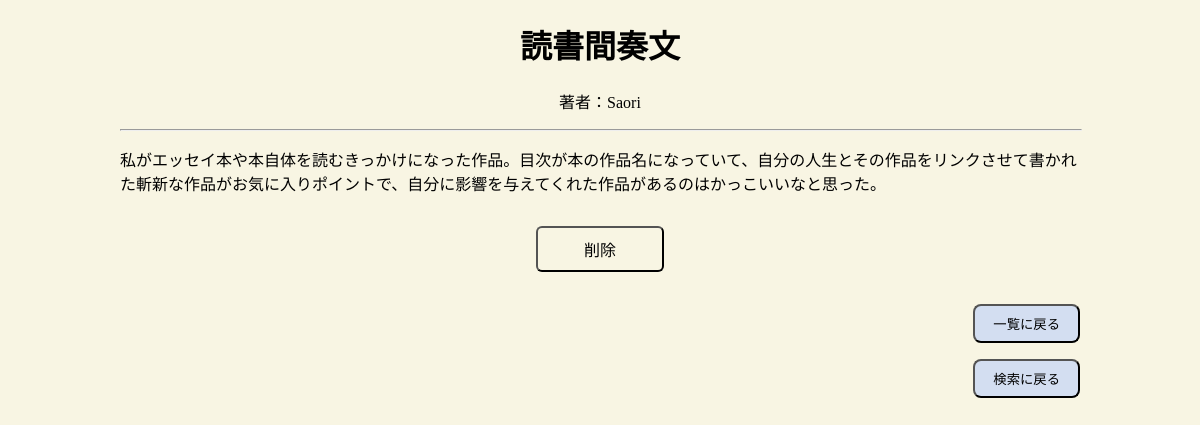
Page /detail.php?title=読書間奏文 on the committed database.
### tables this page shows
CREATE TABLE `kana` (
  `kana_id` int(11) NOT NULL,
  `kana` varchar(100) NOT NULL
);

CREATE TABLE `list` (
  `list_id` int(11) NOT NULL,
  `title` varchar(50) NOT NULL,
  `writer` varchar(50) NOT NULL,
  `impression` varchar(1000) NOT NULL
);

### detail.php (the view, shortened to what this page needs)
<?php require 'header.php' ?>
<body id="detail">
<?php
    $title=0;
    if (isset($_GET['title'])) {
        $title = $_GET['title'];
    }
    $pdo=new PDO('mysql:host=localhost;dbname=xslive230801_chidori;charset=utf8','xslive230801_chi','livebusiness');
    $query='SELECT*FROM list JOIN kana ON list.list_id=kana.kana_id WHERE title=?';
    $sql=$pdo->prepare($query);
    $sql->execute([$title]);
    if($row=$sql->fetch()){
        echo '<h1>'.$row['title'].'</h1>';
        echo '<p class="writer">著者：'.$row['writer'].'</p><hr>';
        echo '<p>'.$row['impression'].'</p>';
    }
?>
<form action="delete.php" method="GET" class="det">
    <p class="detail_button"><button type="submit">削除</button></p>
</form>
<div class="det">
    <p class="det_button"><button onclick="location.href='list.php'">一覧に戻る</button></p>
    <p class="det_button"><button onclick="location.href='search-input.php'">検索に戻る</button></p>
</div>
</body>
<?php require 'footer.php' ?>

### style.css (style rules this page uses)
body { background-color: #f8f5e3; }
p button { background-color: #D3DEF1; width: 8em; padding: 0.6em; border-radius: 8px; transition: .8s; position: relative; top: 15px; }
h1 { text-align: center; }
hr { width: 960px; }
#detail { width: 960px; margin-left: auto; margin-right: auto; }
p.writer { text-align: center; }
form.det p.detail_button { text-align: center; }
form p.detail_button button { font-size: 16px; background-color: #f8f5e3; padding: 9px 15px; border-radius: 6px; display: inline-block; margin: 0 auto; transition: .3s; }
div.det { float: right; }

### rows in the picture
kana: kana_id.title "読書間奏文", kana_id.writer "Saori", kana_id.impression "私がエッセイ本や本自体を読むきっかけになった作品。目次が本の作品名になっていて、自分の人生とその作品をリンクさせて書かれた斬新な作品がお気に入りポイントで、自分に影響を与えてくれた作品があるのはかっこいいなと思った。"
